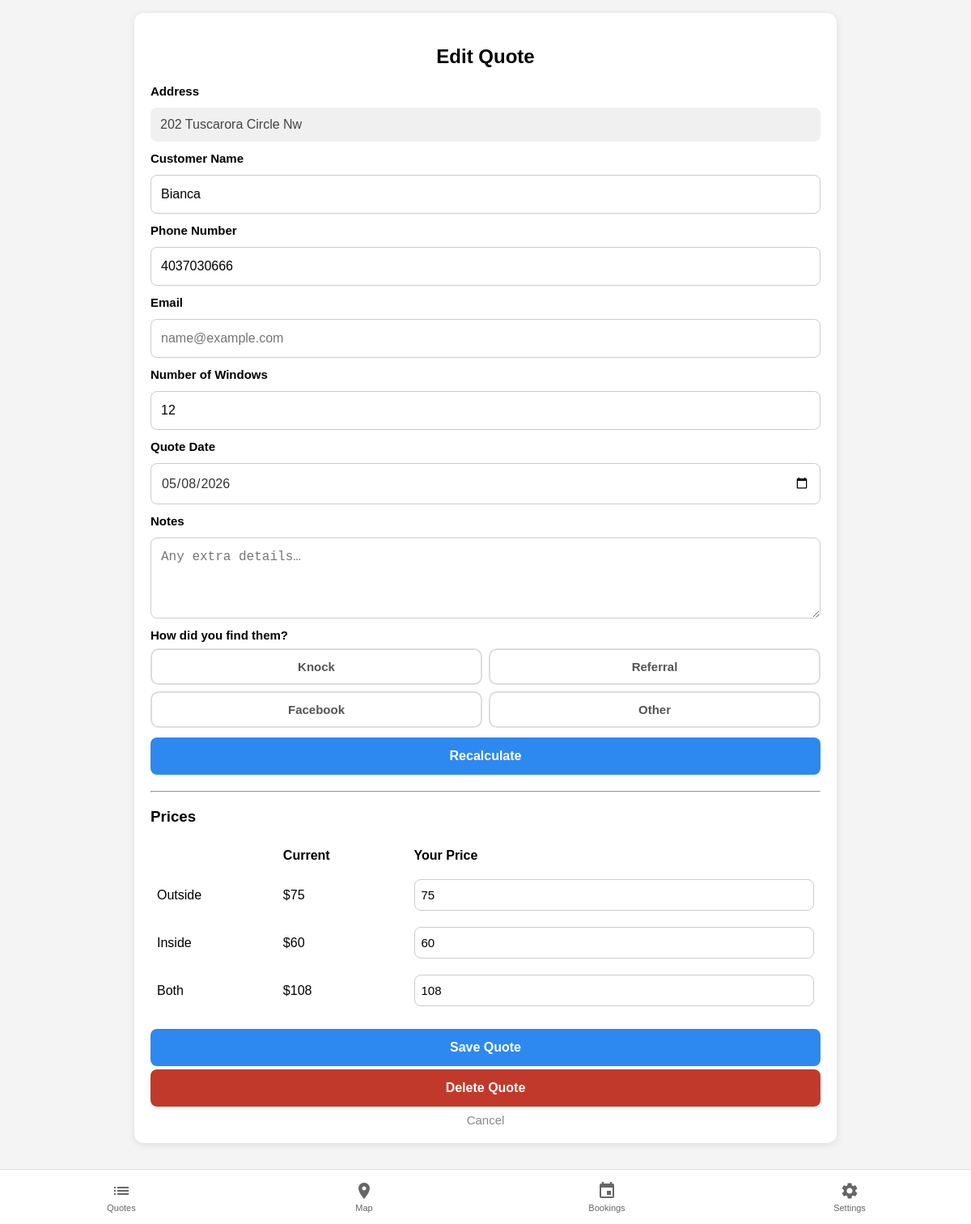
The page /edit/3 on the database its author committed.
### tables this page shows
CREATE TABLE "houses" (
                id         INTEGER PRIMARY KEY AUTOINCREMENT,
                lat        REAL,
                lng        REAL,
                address    TEXT UNIQUE NOT NULL,
                knocked_at TEXT
            );

CREATE TABLE "quotes" (
                id            INTEGER PRIMARY KEY AUTOINCREMENT,
                house_id      INTEGER NOT NULL REFERENCES houses(id),
                customer      TEXT,
                phone         TEXT,
                email         TEXT,
                windows       INTEGER,
                outside_price REAL,
                inside_price  REAL,
                both_price    REAL,
                notes         TEXT,
                quote_date    TEXT,
                found_via     TEXT
            );

### app.py (the view, shortened to what this page needs)
@app.route("/edit/<int:id>", methods=["GET", "POST"])
def edit(id):
    conn = get_db()
    c = conn.cursor()
    quote_data = c.execute("""
        SELECT q.*, h.address, h.id AS house_id
        FROM quotes q
        JOIN houses h ON h.id = q.house_id
        WHERE q.id=?
    """, (id,)).fetchone()
    conn.close()
    if quote_data is None:
        return redirect("/")
    outside_rate, inside_rate, both_rate = get_rates()
    return render_template(
        "quote_form.html",
        quote=quote_data,
        house_id=quote_data["house_id"],
        edit=True,
        found_via=quote_data["found_via"] or "",
        outside_rate=outside_rate,
        inside_rate=inside_rate,
        both_rate=both_rate,
    )

### app.py (called while the page is built, shortened)
@app.template_filter("fmt_price")
def fmt_price(value):
    try:
        v = float(value)
        return f"{v:.0f}" if v % 1 == 0 else f"{v:.2f}"
    except (TypeError, ValueError):
        return value

def _migrate(conn):
    quote_cols = [r[1] for r in conn.execute("PRAGMA table_info(quotes)").fetchall()]
    house_cols = [r[1] for r in conn.execute("PRAGMA table_info(houses)").fetchall()]
    need_quote_migration = "address" in quote_cols and "house_id" not in quote_cols
    need_house_migration  = "quote_id" in house_cols
    if not need_quote_migration and not need_house_migration:
        return  # already on new schema

def get_rates():
    conn = get_db()
    rows = conn.execute(
        "SELECT key, value FROM settings WHERE key IN "
        "('outside_rate','inside_rate','both_rate')"
    ).fetchall()
    conn.close()
    rates = {r["key"]: float(r["value"]) for r in rows if r["value"]}
    return (
        rates.get("outside_rate", 5.0),
        rates.get("inside_rate",  5.0),
        rates.get("both_rate",    9.0),
    )

### templates/quote_form.html (shortened to what this page needs)
{% from "nav.html" import bottom_nav %}
<!DOCTYPE html>
<html>
<head>
    <link rel="stylesheet" href="/static/style.css">
</head>
<body class="page-content">
<div class="container">
<div class="card">
<h2>{{ "Edit Quote" if edit else "New Quote" }}</h2>
<form method="POST">
    {% if house or (quote and quote.address) %}
        <label style="font-weight:bold; font-size:15px;">Address</label>
        <div style="padding:12px; background:#f0f0f0; border-radius:8px; font-size:16px; color:#444;">
            {{ house.address if house else quote.address }}
        </div>
    {% endif %}
    <label style="font-weight:bold; font-size:15px;">Customer Name</label>
    <input
        name="customer"
        placeholder="Full name"
        value="{{ quote.customer if quote else '' }}"
        required
    >
    <label style="font-weight:bold; font-size:15px;">Phone Number</label>
    <input
        name="phone"
        placeholder="(403) 555-0100"
        value="{{ quote.phone if quote else '' }}"
    >
    <label style="font-weight:bold; font-size:15px;">Email</label>
    <input
        name="email"
        type="email"
        placeholder="name@example.com"
        value="{{ quote.email if quote else '' }}"
    >
    <label style="font-weight:bold; font-size:15px;">Number of Windows</label>
    <input
        id="windows"
        name="windows"
        type="number"
        placeholder="e.g. 12"
        value="{{ quote.windows if quote else '' }}"
        oninput="calculateQuote()"
        required
    >
    <label style="font-weight:bold; font-size:15px;">Quote Date</label>
    <input
        type="date"
        name="quote_date"
        value="{{ quote.quote_date if quote else today }}"
    >
    <label style="font-weight:bold; font-size:15px;">Notes</label>
    <textarea name="notes" placeholder="Any extra details…">{{ quote.notes if quote else '' }}</textarea>
    <label style="font-weight:bold; font-size:15px; margin-bottom:-4px;">How did you find them?</label>
    <div class="found-via-group">
        {% set current_via = found_via or '' %}
        <label class="found-via-option {{ 'selected' if current_via == 'knock' }}">
            Knock
        </label>
        <label class="found-via-option {{ 'selected' if current_via == 'referral' }}">
            Referral
        </label>
        <label class="found-via-option {{ 'selected' if current_via == 'facebook' }}">
            Facebook
        </label>
        <label class="found-via-option {{ 'selected' if current_via == 'other' }}">
            Other
        </label>
    </div>
    <button type="button" onclick="calculateQuote()">
        {{ "Recalculate" if edit else "Calculate Quote" }}
    </button>
    <div id="quoteResults" style="{{ 'display:block' if quote else 'display:none' }}">
        <hr>
        <h3>Prices</h3>
        <table style="width:100%;">
            <tr>
                <th></th>
                <th>{{ "Current" if edit else "Base" }}</th>
                <th>Your Price</th>
            </tr>
            <tr>
                <td>Outside</td>
                <td>$<span id="outsideBase">{{ quote.outside_price | fmt_price if quote else "—" }}</span></td>
                <td>
                    <input id="outside" name="outside" type="number" step="0.01"
                           value="{{ quote.outside_price | fmt_price if quote else '' }}" required>
                </td>
            </tr>
            <tr>
                <td>Inside</td>
                <td>$<span id="insideBase">{{ quote.inside_price | fmt_price if quote else "—" }}</span></td>
                <td>
                    <input id="inside" name="inside" type="number" step="0.01"
                           value="{{ quote.inside_price | fmt_price if quote else '' }}" required>
                </td>
            </tr>
            <tr>
                <td>Both</td>
                <td>$<span id="bothBase">{{ quote.both_price | fmt_price if quote else "—" }}</span></td>
                <td>
                    <input id="both" name="both" type="number" step="0.01"
                           value="{{ quote.both_price | fmt_price if quote else '' }}" required>
                </td>
            </tr>
        </table>
        <br>
        <button type="submit">Save Quote</button>
        {% if edit %}
        <a href="/delete/{{ quote.id }}"
           onclick="return confirm('Delete this quote and its address? This cannot be undone.')">
            <button type="button" style="background:#c0392b; margin-top:4px;">Delete Quote</button>
        </a>
        {% endif %}
        <a href="/" style="display:block; text-align:center; margin-top:8px; color:#888; font-size:15px;">Cancel</a>
    </div>
</form>
</div>
</div>
{{ bottom_nav('new') }}
</body>
</html>

### static/style.css (style rules this page uses)
* { box-sizing: border-box; }
body { font-family: Arial, sans-serif; background: #f4f4f4; margin: 0; }
.page-content { padding-bottom: calc(68px + env(safe-area-inset-bottom)); }
.container { max-width: 900px; margin: auto; padding: 16px; }
h1, h2 { text-align: center; }
.card { background: white; padding: 20px; margin-bottom: 16px; border-radius: 12px; box-shadow: 0 2px 8px rgba(0, 0, 0, 0.1); }
form { display: flex; flex-direction: column; gap: 12px; }
input, textarea, button { padding: 14px 12px; border-radius: 8px; border: 1px solid #ccc; font-size: 16px; width: 100%; }
input[type="date"] { appearance: none; -webkit-appearance: none; display: block; width: 100%; padding: 14px 12px; font-size: 16px; font-family: Arial, sans-serif; border: 1px solid #ccc; border-radius: 8px; background: #fff; color: #333; line-height: 1.2; }
textarea { min-height: 100px; }
button { background: #2d89ef; color: white; border: none; cursor: pointer; font-weight: bold; -webkit-tap-highlight-color: transparent; }
table { border-collapse: collapse; width: 100%; }
th, td { padding: 10px 8px; text-align: left; }
table input { padding: 10px 8px; font-size: 15px; }
a { text-decoration: none; }
.found-via-group { display: flex; gap: 8px; flex-wrap: wrap; }
.found-via-option { flex: 1 1 calc(50% - 4px); display: flex; align-items: center; justify-content: center; gap: 6px; padding: 12px 8px; border: 2px solid #ddd; border-radius: 10px; cursor: pointer; font-size: 15px; font-weight: bold; color: #555; background: #fff; transition: border-color 0.15s, color 0.15s, background 0.15s; -webkit-tap-highlight-color: transparent; }

### rows shown on the page
houses: address "202 Tuscarora Circle Nw"
quotes: customer "Bianca", phone "4037030666", windows "12", quote_date "05/08/2026", outside_price|fmt_price "75", outside "75", inside_price|fmt_price "60", inside "60", both_price|fmt_price "108", both "108"

### other values the page prints
{{ "Edit Quote" if edit else "New Quote" }} "Edit Quote"
{{ "Recalculate" if edit else "Calculate Quote" }} "Recalculate"
{{ "Current" if edit else "Base" }} "Current"
